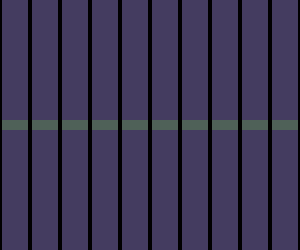
Frame 1 (no input)
Frame 60 (the mouse pressed at the canvas centre just before this capture): identical to frame 1, image omitted
Frame 120 (the mouse held since frame 60 and released just before this capture): identical to frame 1, image omitted

The Processing sketch that drew this single still picture (run headless with seeded random() and noise(); from frame 60 on, the mouse is pressed at the canvas centre):

// Processing sketch: processing_1149
// ── processing_1149.pde

Column col[];

void setup()
{
  size(300, 250);
  colorMode(HSB);
  noStroke();
  smooth();
  initColumns();
  
}

void draw()
{
  background(0);
  for(int i = 0; i < col.length; i++)
  {
    col[i].toCanvas();
  }
}

void initColumns()
{
  col = new Column[10];
  int current_x = 0;
  for(int i = 0; i < col.length; i++)
  {
    col[i] = new Column(current_x + 2, 0, 26, height);
    current_x += 30;
  }
}

class Column
{
  int w;
  int h;
  int xPos;
  int yPos;
  int rect_h;
  int rect_yPos;
  color rect_c;

  public Column(int _xPos, int _yPos, int _w, int _h)
  {
    this.xPos = _xPos;
    this.yPos = _yPos;
    this.w = _w;
    this.h = _h;
    this.rect_h = this.h / 25;
    this.rect_yPos = this.h / 2;
    this.rect_c = color(106, 45, 97);
  }

  public void toCanvas()
  {

    fill(updateBackgroundColor());
    rectMode(CORNER);
    rect(xPos, yPos, w, h);
    addInteractiveRectangle();

  }

  private void addInteractiveRectangle()
  {
    updateRectPosition();
    fill(rect_c);
    rectMode(CENTER);
    rect(xPos + w/2, rect_yPos, w, rect_h); 
  }

  public boolean mouseIsOn()
  {
    if(mouseX >= this.xPos && mouseX <= this.xPos + this.w
      && mouseY >= this.yPos && mouseY <= this.yPos + this.h)
    {
      return true;
    } 

    return false;
  }

  private void updateRectPosition()
  {
    if(this.mouseIsOn())
    {
      if(abs(mouseY- this.rect_yPos) > 8)
      {
        if(mouseY > this.rect_yPos)
          this.rect_yPos += 8;
        else
          this.rect_yPos -= 8; 
      }

    }
    else
    {
      if(abs(this.h / 2  - this.rect_yPos) > 2)
      {
        if(this.h / 2 > this.rect_yPos)
          this.rect_yPos += 1;
        else
          this.rect_yPos -= 1; 
      }
      else
        this.rect_yPos = this.h / 2;
    } 
  }

  private color updateBackgroundColor()
  {
    int c = (int) map(this.rect_yPos, 0, this.h, 0, 359);
    return color(c, 94, 96);
  }
}
